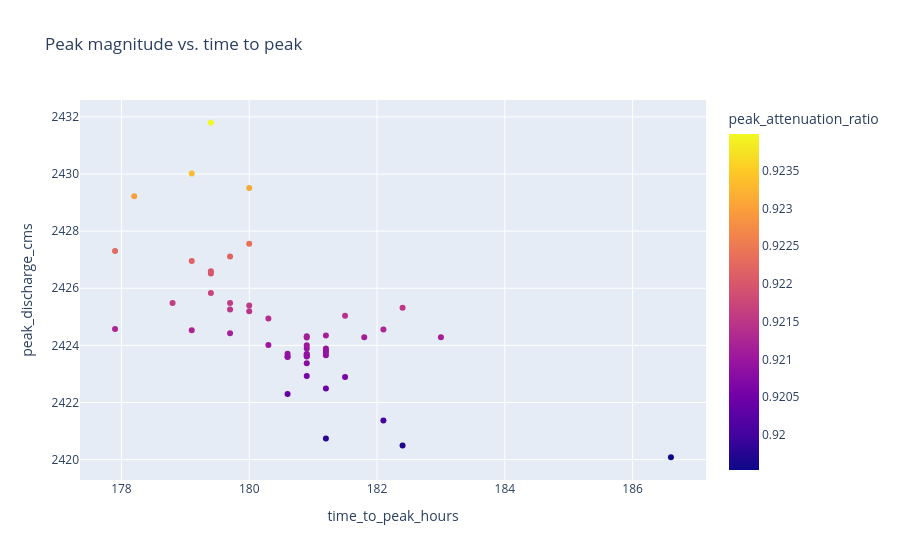

The notebook cell saved with this chart:
### Code cell
summary = run_registry.copy()
for column in [
    "time_to_peak_seconds",
    "fall_time_seconds",
    "fall_time_50_seconds",
    "fall_time_10_seconds",
    "e_folding_time_seconds",
    "lag_to_inflow_peak_seconds",
]:
    summary[column.replace("_seconds", "_hours")] = pd.to_numeric(summary[column], errors="coerce") / 3600.0

px.scatter(
    summary,
    x="time_to_peak_hours",
    y="peak_discharge_cms",
    hover_name="state_id",
    color="peak_attenuation_ratio",
    title="Peak magnitude vs. time to peak",
)

### Figure 1 — Plotly figure (JSON) as saved in the notebook; plotly's stock layout.template omitted (floating-point values rounded to 4 significant figures)
{"data": [{"hovertemplate": "<b>%{hovertext}</b><br><br>time_to_peak_hours=%{x}<br>peak_discharge_cms=%{y}<br>peak_attenuation_ratio=%{marker.color}<extra></extra>", "hovertext": ["S000_base", "S001_unit_28", "S002_unit_33", "S003_unit_29", "S004_unit_2", "S005_unit_16", "S006_unit_23", "S007_unit_24", "S008_unit_18", "S009_unit_25", "S010_unit_34", "S011_unit_6", "S012_unit_40", "S013_unit_14", "S015_unit_17", "S016_unit_37", "S017_unit_7", "S018_unit_3", "S019_unit_42", "S020_unit_27", "S021_unit_38", "S023_unit_11", "S024_unit_8", "S025_unit_44", "S026_unit_4", "S027_unit_52", "S028_unit_41", "S029_unit_36", "S030_unit_39", "S031_unit_45", "S032_unit_35", "S033_unit_50", "S034_unit_26", "S035_unit_1", "S036_unit_21", "S037_unit_30", "S038_unit_22", "S039_unit_9", "S040_unit_32", "S041_unit_20", "S042_unit_43", "S043_unit_12", "S044_unit_19", "S045_unit_47", "S046_unit_10", "S047_unit_48", "S048_unit_15", "S049_unit_49", "S050_unit_31", "S051_unit_51", "S052_unit_46"], "legendgroup": "", "marker": {"color": [0.9209, 0.922, 0.9209, 0.9216, 0.9221, 0.921, 0.921, 0.9212, 0.9214, 0.9216, 0.9209, 0.9208, 0.9209, 0.9216, 0.9204, 0.9209, 0.9214, 0.9211, 0.9209, 0.9212, 0.9209, 0.9212, 0.921, 0.9197, 0.9217, 0.9195, 0.9211, 0.9209, 0.9206, 0.9204, 0.921, 0.9209, 0.9223, 0.9231, 0.9212, 0.921, 0.9211, 0.92, 0.9206, 0.9222, 0.9215, 0.922, 0.9198, 0.9224, 0.924, 0.9215, 0.9211, 0.9215, 0.9212, 0.923, 0.9233], "coloraxis": "coloraxis", "symbol": "circle"}, "mode": "markers", "name": "", "orientation": "v", "showlegend": false, "type": "scatter", "x": [180.9, 179.4, 180.6, 179.7, 179.1, 180.3, 181.2, 179.1, 181.5, 178.8, 180.9, 180.9, 180.9, 180.0, 181.2, 180.6, 180.3, 180.9, 181.2, 179.7, 180.9, 181.2, 181.2, 182.4, 179.4, 186.6, 180.9, 181.2, 181.5, 180.6, 180.9, 180.6, 177.9, 180.0, 182.1, 180.9, 183.0, 182.1, 180.9, 179.7, 179.7, 179.4, 181.2, 180.0, 179.4, 182.4, 181.8, 180.0, 177.9, 178.2, 179.1], "xaxis": "x", "y": [2424.0, 2427.0, 2424.0, 2425.0, 2427.0, 2424.0, 2424.0, 2425.0, 2425.0, 2425.0, 2424.0, 2423.0, 2424.0, 2425.0, 2422.0, 2424.0, 2425.0, 2424.0, 2424.0, 2424.0, 2424.0, 2424.0, 2424.0, 2420.0, 2426.0, 2420.0, 2424.0, 2424.0, 2423.0, 2422.0, 2424.0, 2424.0, 2427.0, 2430.0, 2425.0, 2424.0, 2424.0, 2421.0, 2423.0, 2427.0, 2425.0, 2427.0, 2421.0, 2428.0, 2432.0, 2425.0, 2424.0, 2425.0, 2425.0, 2429.0, 2430.0], "yaxis": "y"}], "layout": {"coloraxis": {"colorbar": {"title": {"text": "peak_attenuation_ratio"}}, "colorscale": [[0, "#0d0887"], [0.1111, "#46039f"], [0.2222, "#7201a8"], [0.3333, "#9c179e"], [0.4444, "#bd3786"], [0.5556, "#d8576b"], [0.6667, "#ed7953"], [0.7778, "#fb9f3a"], [0.8889, "#fdca26"], [1, "#f0f921"]]}, "legend": {"tracegroupgap": 0}, "title": {"text": "Peak magnitude vs. time to peak"}, "xaxis": {"anchor": "y", "domain": [0, 1], "title": {"text": "time_to_peak_hours"}}, "yaxis": {"anchor": "x", "domain": [0, 1], "title": {"text": "peak_discharge_cms"}}}}
